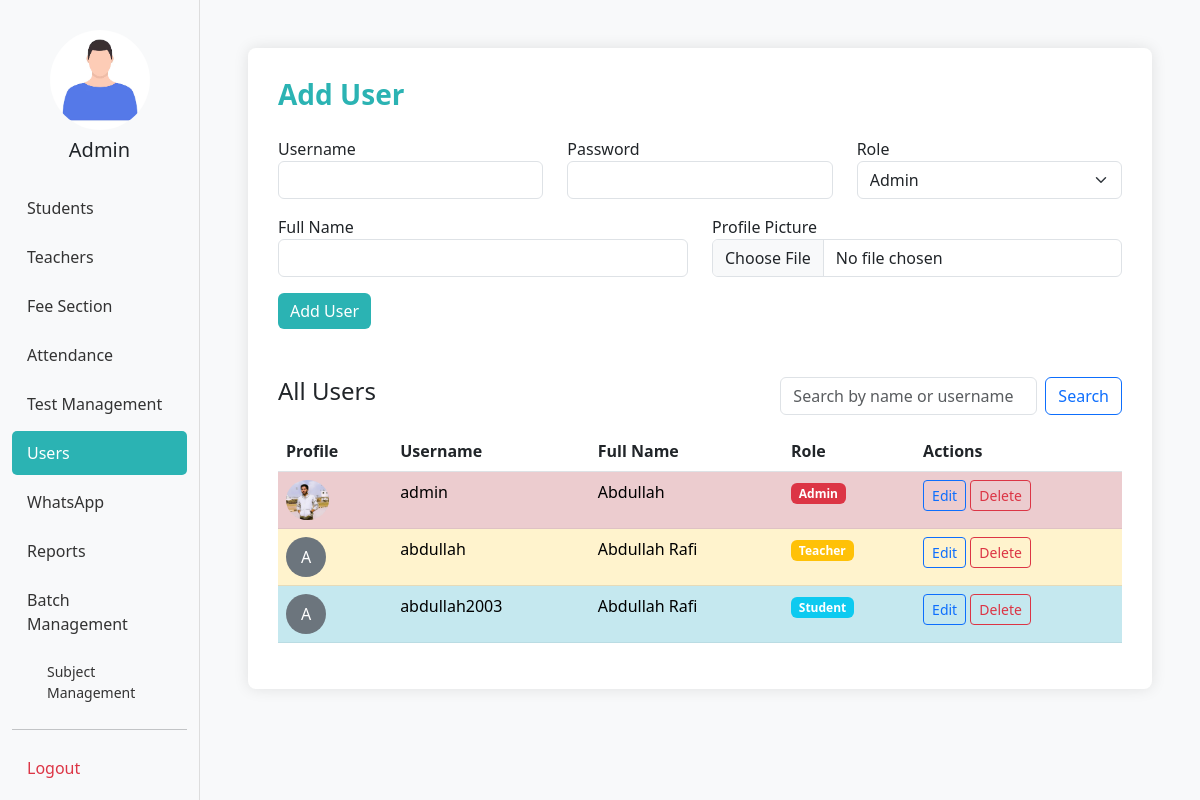
Before: /add_user/ with the older database file.
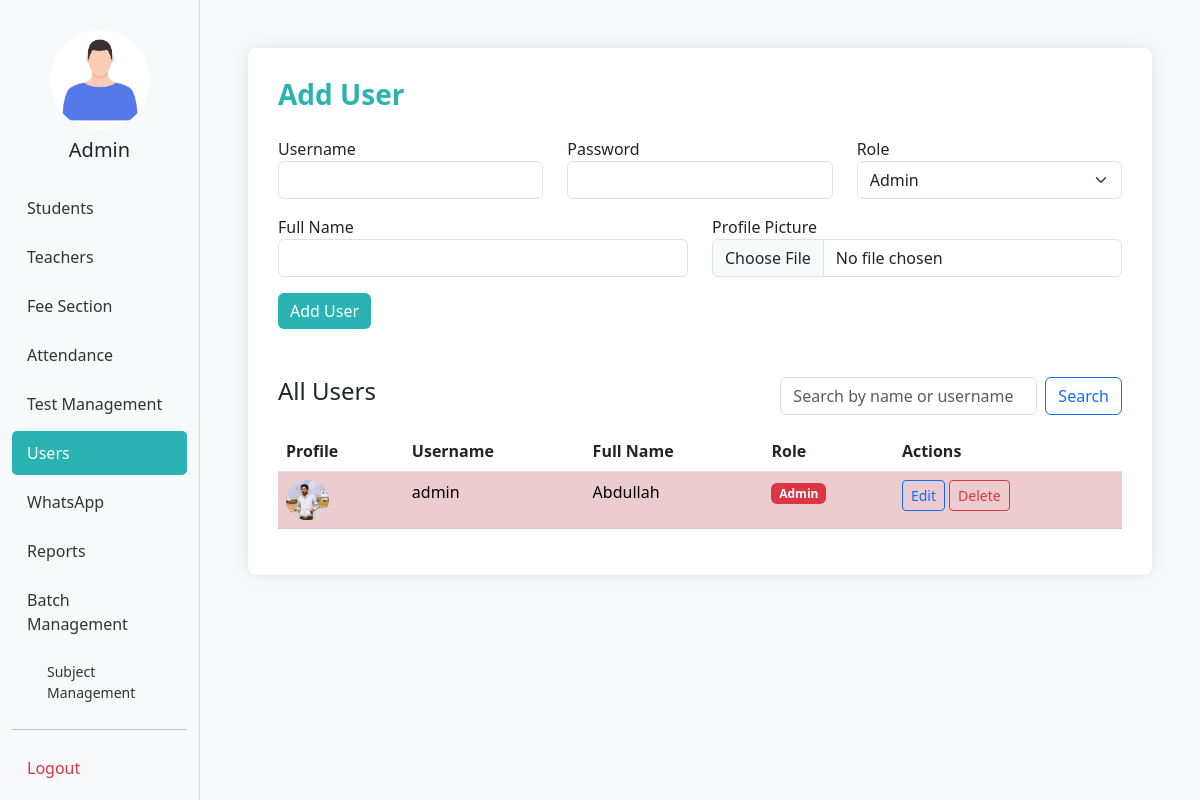
After: the same page with the newer database file.
### bri/models.py (models this page shows, shortened)
class Username(models.Model):
    ROLE_CHOICES = [
        ('admin', 'Admin'),
        ('student', 'Student'),
        ('teacher', 'Teacher'),
    ]
    username = models.CharField(max_length=50, unique=True)
    password = models.CharField(max_length=128)
    role = models.CharField(max_length=10, choices=ROLE_CHOICES)
    full_name = models.CharField(max_length=100, blank=True)
    profile_picture = models.ImageField(upload_to='profile_pics/', blank=True, null=True)

class Teacher(models.Model):
    username = models.OneToOneField(Username, on_delete=models.CASCADE, related_name="teacher_profile")
    teacher_fname = models.CharField(max_length=20)
    teacher_lname = models.CharField(max_length=20)
    phone1 = PhoneNumberField()
    phone2 = PhoneNumberField(blank=True, null=True)
    profile_picture = models.ImageField(upload_to='teacher_pics/', blank=True, null=True)
    is_active = models.BooleanField(default=True)

class Student(models.Model):
    username = models.OneToOneField(Username, on_delete=models.CASCADE, related_name='student_profile')
    std_fname = models.CharField(max_length=20)
    std_lname = models.CharField(max_length=20)
    std_dob = models.DateField()
    std_roll = models.CharField(max_length=20)
    std_class = models.ForeignKey(Class, on_delete=models.CASCADE)
    guardian_name = models.CharField(max_length=100, blank=True)
    guardian_contact1 = PhoneNumberField(blank=True, null=True)
    guardian_contact2 = PhoneNumberField(blank=True, null=True)
    address = models.TextField(blank=True, null=True)
    std_section = models.ForeignKey(Section, on_delete=models.CASCADE, null=True, blank=True)
    gender = models.CharField(max_length=10)
    discount_amount = models.IntegerField(help_text="Discount amount in PKR")
    is_active = models.BooleanField(default=True)
    profile_picture = models.ImageField(upload_to='student_pics/', blank=True, null=True)
    bform = models.CharField(max_length=20, blank=True, null=True)
    created_at = models.DateTimeField(auto_now_add=True)
    class Meta:
        unique_together = ('std_class', 'std_roll')

### bri/views.py (the view, shortened to what this page needs)
# urls.py: path('add_user/', views.add_user, name='add_user'),  # Add new user
def add_user(request):
    search = request.GET.get('search', '').strip()
    users = Username.objects.all()
    if search:
        users = users.filter(
            Q(username__icontains=search) |
            Q(full_name__icontains=search)
        )
    admins = users.filter(role="admin")
    teachers = users.filter(role="teacher")
    students = users.filter(role="student")
    return render(request, 'add_user.html', {
        "admins": admins,
        "teachers": teachers,
        "students": students,
        "search": search
    })

### bri/templates/add_user.html (shortened to what this page needs)
<!DOCTYPE html>
<html lang="en">
<head>
  <link href="https://cdn.jsdelivr.net/npm/bootstrap@5.3.0/dist/css/bootstrap.min.css" rel="stylesheet">
</head>
<body>
  <div class="container-fluid">
    <div class="row">
      <div class="col-md-2 sidebar">
        <div class="text-center mb-4">
          {% load static %}
          {% if request.session.user_picture %}
            <img src="{{ request.session.user_picture }}" height="100px" class="rounded-circle mb-2" alt="User" />
          {% else %}
            <img src="{% static 'user_img.png' %}" height="100px" class="rounded-circle mb-2" alt="User" />
          {% endif %}
          <h5>{{ request.session.user_name|default:'Admin' }}</h5>
        </div>
        <a href="{% url 'studentss' %}">Students</a>
        <a href="{% url 'add_teacher' %}">Teachers</a>
        <a href="{% url 'fee_dashboard' %}">Fee Section</a>
        <a href="{% url 'attendance_dashboard' %}">Attendance</a>
        <a href="{% url 'test_management' %}">Test Management</a>
        <a href="{% url 'add_user' %}" class="active">Users</a>
        <a href="{% url 'whatsapp_integration' %}">WhatsApp</a>
        <a href="{% url 'reports_dashboard' %}">Reports</a>
        <a href="{% url 'batch_management' %}">Batch Management</a>
        <a href="{% url 'subject_management' %}" style="margin-left: 20px; font-size: 14px;">Subject Management</a>
        <hr>
        <a href="{% url 'logout_view' %}" class="text-danger">Logout</a>
      </div>
      <div class="col-md-10 p-5">
        <div class="form-section">
          <h3 class="form-title">Add User</h3>
          <form method="POST" enctype="multipart/form-data">
            <div class="row mb-3">
              <div class="col-md-4">
                <label>Username</label>
                <input type="text" name="username" class="form-control" required>
              </div>
              <div class="col-md-4">
                <label>Password</label>
                <input type="password" name="password" class="form-control" required>
              </div>
              <div class="col-md-4">
                <label>Role</label>
                <select class="form-select" name="role" required>
                  <option value="admin" selected>Admin</option>
                </select>
              </div>
            </div>
            <div class="row mb-3">
              <div class="col-md-6">
                <label>Full Name</label>
                <input type="text" name="full_name" class="form-control" required>
              </div>
              <div class="col-md-6">
                <label>Profile Picture</label>
                <input type="file" name="profile_picture" class="form-control" accept="image/*">
              </div>
            </div>
            <button type="submit" class="btn btn-custom">Add User</button>
          </form>
          <div class="d-flex justify-content-between align-items-center mt-5 mb-3">
            <h4>All Users</h4>
            <form method="GET" class="d-flex">
              <input type="text" name="search" class="form-control me-2" placeholder="Search by name or username" value="{{ search }}">
              <button type="submit" class="btn btn-outline-primary">Search</button>
            </form>
          </div>
          <div class="table-responsive">
            <table class="table table-striped">
              <thead>
                <tr>
                  <th>Profile</th>
                  <th>Username</th>
                  <th>Full Name</th>
                  <th>Role</th>
                  <th>Actions</th>
                </tr>
              </thead>
              <tbody>
                {% for user in admins %}
                <tr class="table-danger">
                  <td>
                    {% if user.profile_picture %}
                      <img src="{{ user.profile_picture.url }}" height="40px" class="rounded-circle" alt="Profile">
                    {% else %}
                      <div class="bg-secondary rounded-circle d-inline-flex align-items-center justify-content-center" style="width:40px;height:40px;color:white;">{{ user.username|first|upper }}</div>
                    {% endif %}
                  </td>
                  <td>{{ user.username }}</td>
                  <td>{{ user.full_name|default:"-" }}</td>
                  <td><span class="badge bg-danger">{{ user.role|title }}</span></td>
                  <td>
                    <a href="{% url 'edit_user' user.id %}" class="btn btn-sm btn-outline-primary">Edit</a>
                    <a href="{% url 'delete_user' user.id %}" class="btn btn-sm btn-outline-danger" onclick="return confirm('Are you sure?')">Delete</a>
                  </td>
                </tr>
                {% endfor %}
                {% for user in teachers %}
                <tr class="table-warning">
                  <td>
                    {% if user.profile_picture %}
                      <img src="{{ user.profile_picture.url }}" height="40px" class="rounded-circle" alt="Profile">
                    {% else %}
                      <div class="bg-secondary rounded-circle d-inline-flex align-items-center justify-content-center" style="width:40px;height:40px;color:white;">{{ user.username|first|upper }}</div>
                    {% endif %}
                  </td>
                  <td>{{ user.username }}</td>
                  <td>
                    {% if user.teacher_profile %}
                      {{ user.teacher_profile.teacher_fname }} {{ user.teacher_profile.teacher_lname }}
                    {% else %}
                      {{ user.full_name|default:"-" }}
                    {% endif %}
                  </td>
                  <td><span class="badge bg-warning">{{ user.role|title }}</span></td>
                  <td>
                    <a href="{% url 'edit_user' user.id %}" class="btn btn-sm btn-outline-primary">Edit</a>
                    <a href="{% url 'delete_user' user.id %}" class="btn btn-sm btn-outline-danger" onclick="return confirm('Are you sure?')">Delete</a>
                  </td>
                </tr>
                {% endfor %}
                {% for user in students %}
                <tr class="table-info">
                  <td>
                    {% if user.profile_picture %}
                      <img src="{{ user.profile_picture.url }}" height="40px" class="rounded-circle" alt="Profile">
                    {% else %}
                      <div class="bg-secondary rounded-circle d-inline-flex align-items-center justify-content-center" style="width:40px;height:40px;color:white;">{{ user.username|first|upper }}</div>
                    {% endif %}
                  </td>
                  <td>{{ user.username }}</td>
                  <td>
                    {% if user.student_profile %}
                      {{ user.student_profile.std_fname }} {{ user.student_profile.std_lname }}
                    {% else %}
                      {{ user.full_name|default:"-" }}
                    {% endif %}
                  </td>
                  <td><span class="badge bg-info">{{ user.role|title }}</span></td>
                  <td>
                    <a href="{% url 'edit_user' user.id %}" class="btn btn-sm btn-outline-primary">Edit</a>
                    <a href="{% url 'delete_user' user.id %}" class="btn btn-sm btn-outline-danger" onclick="return confirm('Are you sure?')">Delete</a>
                  </td>
                </tr>
                {% endfor %}
              </tbody>
            </table>
          </div>
        </div>
      </div>
    </div>
  </div>
</body>
</html>

### bri/templates/add_user.html (style rules this page uses)
body { background-color: #f8f9fa; }
.form-section { background: #ffffff; padding: 30px; border-radius: 8px; box-shadow: 0 0 15px rgba(0, 0, 0, 0.1); }
.sidebar { border-right: 1px solid #ddd; height: 100vh; padding-top: 30px; }
.sidebar h5 { margin-bottom: 20px; }
.sidebar a { display: block; padding: 10px 15px; color: #333; text-decoration: none; border-radius: 5px; margin-bottom: 5px; }
.sidebar a:hover, .sidebar a.active { background-color: #2bb3b3; color: #fff; }
.form-title { font-weight: bold; margin-bottom: 25px; color: #2bb3b3; }
.btn-custom { background-color: #2bb3b3; color: #fff; border: none; }

Changed rows visible on the page:
removed Username: username|first "A", username "abdullah", teacher_profile.teacher_fname "Abdullah", teacher_profile.teacher_lname "Rafi", role "Teacher"
removed Username: username|first "A", username "abdullah2003", student_profile.std_fname "Abdullah", student_profile.std_lname "Rafi", role "Student"
